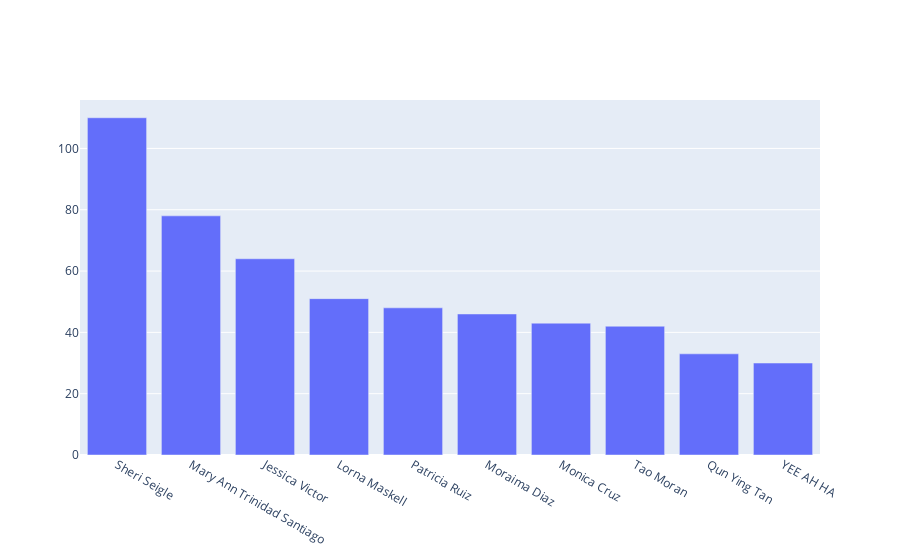

Here is the notebook cell this chart was saved with:
### Code cell
provider_absent_df = pd.read_csv("provider_absent.csv", 
                 names=["name", "count"],
                 header=0)
provider_absent_top_10 = provider_absent_df.head(10)
provider_absent_fig = go.Figure(data=[
    go.Bar(x=provider_absent_top_10['name'], y=provider_absent_top_10["count"])
])

# child_absent_fig.update_layout(barmode='stack')
provider_absent_fig.show()

### Figure 1 — Plotly figure (JSON) as saved in the notebook; plotly's stock layout.template omitted (floating-point values rounded to 4 significant figures)
{"data": [{"type": "bar", "x": ["Sheri Seigle", "Mary Ann Trinidad Santiago", "Jessica Victor", "Lorna Maskell", "Patricia Ruiz", "Moraima Diaz", "Monica Cruz", "Tao Moran", "Qun Ying Tan", "YEE AH HA"], "y": [110, 78, 64, 51, 48, 46, 43, 42, 33, 30]}], "layout": {"autosize": true, "xaxis": {"autorange": true, "range": [-0.5, 9.5], "type": "category"}, "yaxis": {"autorange": true, "range": [0, 115.8], "type": "linear"}}}
